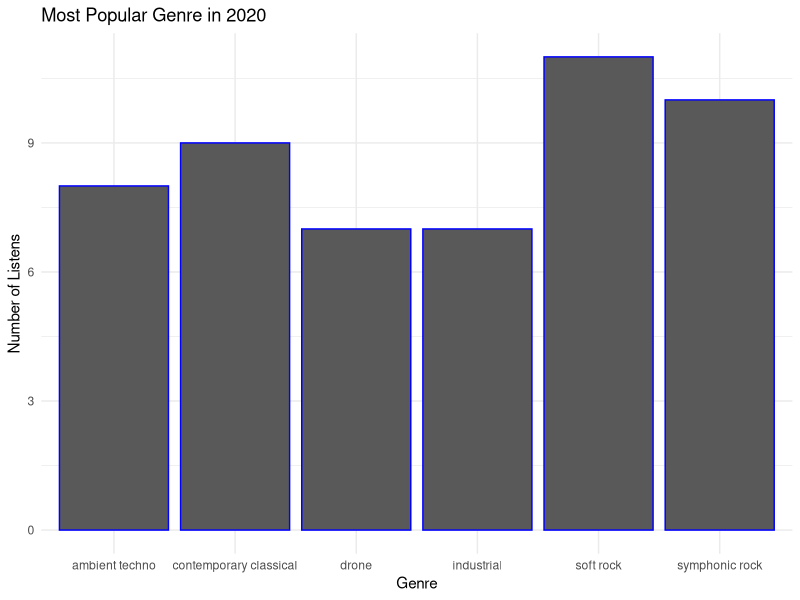

Here is the R script that generated this plot:
# Greg Lynskey

rm(list= ls())

library(ggplot2)
library(lubridate)

# - Most Listened to Genre By Year
#   - Hypothesis: More sad music was listened to during covid
#   - Data Needed: Top 5 Genres per Year
most_listened_raw <- read.csv("mostlistened_year.csv", header=TRUE)

# Clean up year data
date_raw <- ymd_hms(most_listened_raw$listened_to_datetime)
years <- format(date_raw, format="%Y")
head(years)


most_listened <- data.frame(
  years,
  most_listened_raw$genrename
)
colnames(most_listened) <- c("year", "genre")

# Parse out Target Year
target_year <- 2020
most_listened_year <- most_listened[most_listened$year == target_year,]

# Get frequency
genre_count_tbl <- table(most_listened_year$genre)
head(genre_count_tbl)

# Convert to DataFrame and sort
genre_count_df <- as.data.frame(genre_count_tbl)
colnames(genre_count_df) <- c("genre", "frequency")
genre_count_df <- genre_count_df[order(-genre_count_df$frequency),]

# Get Top
gc_top <- head(genre_count_df)

p <- ggplot(gc_top, aes(x=gc_top$genre, y=gc_top$frequency)) +
        geom_bar(stat="identity", color="blue")
titlestr <- paste("Most Popular Genre in" , target_year, sep=" ")

p + labs(title=titlestr) + xlab("Genre") + ylab("Number of Listens") + theme_minimal()
